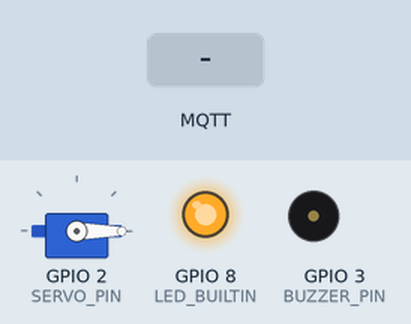
A sketch run on a simulated ESP32-C6. Parts: servo, output pins drawn as LEDs (lit = HIGH), buzzer (waves = sounding). Dashed ring = blinking. Inputs (shaded band) come from the test bench. WiFi joins after 1.5 s; servers stay silent unless stated; random numbers use the default seed unless the sketch sets one; no MQTT or app messages arrive unless stated; what the sketch prints to the serial monitor is not drawn.

Above: at 2.7 s.
2.8 s: MQTT message "FEED_NOW" arrives on the first subscribed topic
At 2.95 s:
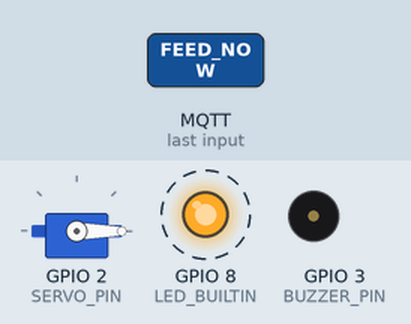
5.5 s: MQTT message "SYNC_TIME:" arrives on the first subscribed topic
At 7.0 s:
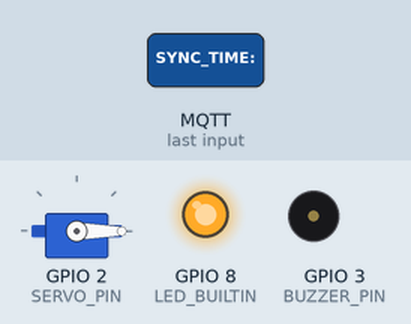
7.3 s: MQTT message "SET_SCHEDULE:" arrives on the first subscribed topic
At 7.45 s:
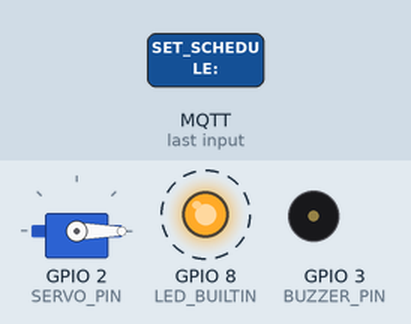
Timing chart, 0 to 10.3 s (numbered marks = the images above; inputs shaded):
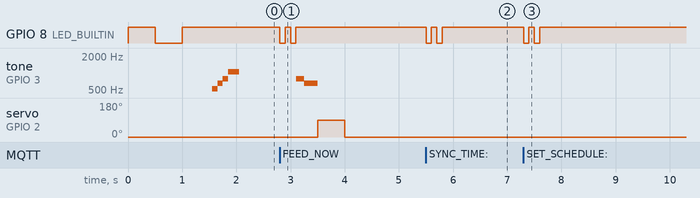

The sketch:

main.ino
```cpp
#include <WiFi.h>
#include <WiFiClientSecure.h>
#include <PubSubClient.h>
#include <ESP32Servo.h> // เพิ่มไลบรารีสำหรับ Servo

// --- ตั้งค่า Wi-Fi ---
const char* ssid = "Nitipat.c";
const char* password = "25198301";

// --- ตั้งค่า MQTT (HiveMQ Cloud) ---
const char* mqtt_server = "42556a1a83004b9f8407776620ae63e7.s1.eu.hivemq.cloud";
const int mqtt_port = 8883;
const char* mqtt_user = "admin";
const char* mqtt_pass = "12345678";

// --- Topics ---
const char* topicCmd = "feeder/nitipat/cmd";
const char* topicFoodLevel = "feeder/nitipat/food_level";

// --- ตั้งค่า Hardware ---
const int BUZZER_PIN = 3;
const int SERVO_PIN = 2;  // ขาสัญญาณ (สีส้ม/เหลือง) ของ Servo

WiFiClientSecure espClient;
PubSubClient client(espClient);
Servo feederServo; // สร้างออบเจกต์ Servo

void playConnectMelody() {
  tone(BUZZER_PIN, 523, 100); delay(100);
  tone(BUZZER_PIN, 659, 100); delay(100);
  tone(BUZZER_PIN, 784, 100); delay(100);
  tone(BUZZER_PIN, 1047, 200); delay(200);
}

void playFeedMelody() {
  tone(BUZZER_PIN, 784, 150); delay(150);
  tone(BUZZER_PIN, 659, 250); delay(250);
}

// ฟังก์ชันทำให้ไฟ LED กระพริบตอบสนองสั้นๆ 2 ครั้ง
void blinkAck() {
  digitalWrite(LED_BUILTIN, LOW);  delay(100);
  digitalWrite(LED_BUILTIN, HIGH); delay(100);
  digitalWrite(LED_BUILTIN, LOW);  delay(100);
  digitalWrite(LED_BUILTIN, HIGH);
}

void setup_wifi() {
  Serial.print("Connecting to WiFi: ");
  Serial.println(ssid);
  WiFi.begin(ssid, password);

  while (WiFi.status() != WL_CONNECTED) {
    digitalWrite(LED_BUILTIN, !digitalRead(LED_BUILTIN));
    delay(500);
    Serial.print(".");
  }
  Serial.println("\nWiFi connected!");
}

void callback(char* topic, byte* payload, unsigned int length) {
  String message;
  for (int i = 0; i < length; i++) {
    message += (char)payload[i];
  }

  Serial.print("ได้รับคำสั่ง: ");
  Serial.println(message);

  // กระพริบไฟตอบรับทุกครั้งที่ได้รับข้อความใดๆ
  blinkAck();

  if (message == "FEED_NOW") {
    Serial.println(">> สั่งมอเตอร์หมุน ให้อาหารปลาทันที! <<");
    playFeedMelody();

    // สั่ง Servo หมุนเพื่อเทอาหาร
    feederServo.write(90); // หมุนเปิด (ปรับองศาได้ตามโครงสร้างกลไกของคุณ)
    delay(500);            // รอให้อาหารเทลงมาครึ่งวินาที
    feederServo.write(0);  // หมุนกลับไปปิด
  }
  else if (message.startsWith("SYNC_TIME:")) {
    Serial.println(">> ซิงค์เวลาบอร์ดเป็น: " + message.substring(10) + " <<");
  }
  else if (message.startsWith("SET_SCHEDULE:")) {
    Serial.println(">> ได้รับตารางเวลา: " + message.substring(13) + " <<");
  }
}

void reconnect() {
  while (!client.connected()) {
    Serial.print("Attempting MQTT connection...");
    String clientId = "ESP32C6-Feeder-";
    clientId += String(random(0xffff), HEX);

    if (client.connect(clientId.c_str(), mqtt_user, mqtt_pass)) {
      Serial.println("connected");

      digitalWrite(LED_BUILTIN, HIGH);
      playConnectMelody();
      client.subscribe(topicCmd);

    } else {
      Serial.print("failed, rc=");
      Serial.print(client.state());
      Serial.println(" try again in 5 seconds");

      for(int i = 0; i < 10; i++) {
        digitalWrite(LED_BUILTIN, !digitalRead(LED_BUILTIN));
        delay(500);
      }
    }
  }
}

void setup() {
  Serial.begin(115200);

  pinMode(BUZZER_PIN, OUTPUT);
  pinMode(LED_BUILTIN, OUTPUT);
  digitalWrite(LED_BUILTIN, LOW);

  // ตั้งค่าเริ่มต้นของ Servo
  feederServo.attach(SERVO_PIN);
  feederServo.write(0); // ตำแหน่งปิดเริ่มต้น

  espClient.setInsecure();
  setup_wifi();
  client.setServer(mqtt_server, mqtt_port);
  client.setCallback(callback);
}

void loop() {
  if (!client.connected()) {
    reconnect();
  }
  client.loop();
}
```

Measured:
- after the input at 2.8 s, GPIO 8 (LED_BUILTIN): alternates HIGH for 0.10 s and LOW for 0.10 s, 4 changes in all, then stays HIGH, starting at once; tone on GPIO 3 (BUZZER_PIN): silent → 784 Hz after 0.30 s, → 659 Hz 0.15 s later, → silent 0.25 s later; servo on GPIO 2 (SERVO_PIN): 0° → 90° after 0.70 s, → 0° 0.50 s later
- after the input at 5.5 s, GPIO 8 (LED_BUILTIN): alternates HIGH for 0.10 s and LOW for 0.10 s, 4 changes in all, then stays HIGH, starting at once
- after the input at 7.3 s, GPIO 8 (LED_BUILTIN): alternates HIGH for 0.10 s and LOW for 0.10 s, 4 changes in all, then stays HIGH, starting at once
- by itself, tone on GPIO 3 (BUZZER_PIN): plays 523 Hz for 0.10 s, 659 Hz for 0.10 s, 784 Hz for 0.10 s, 1047 Hz for 0.20 s
